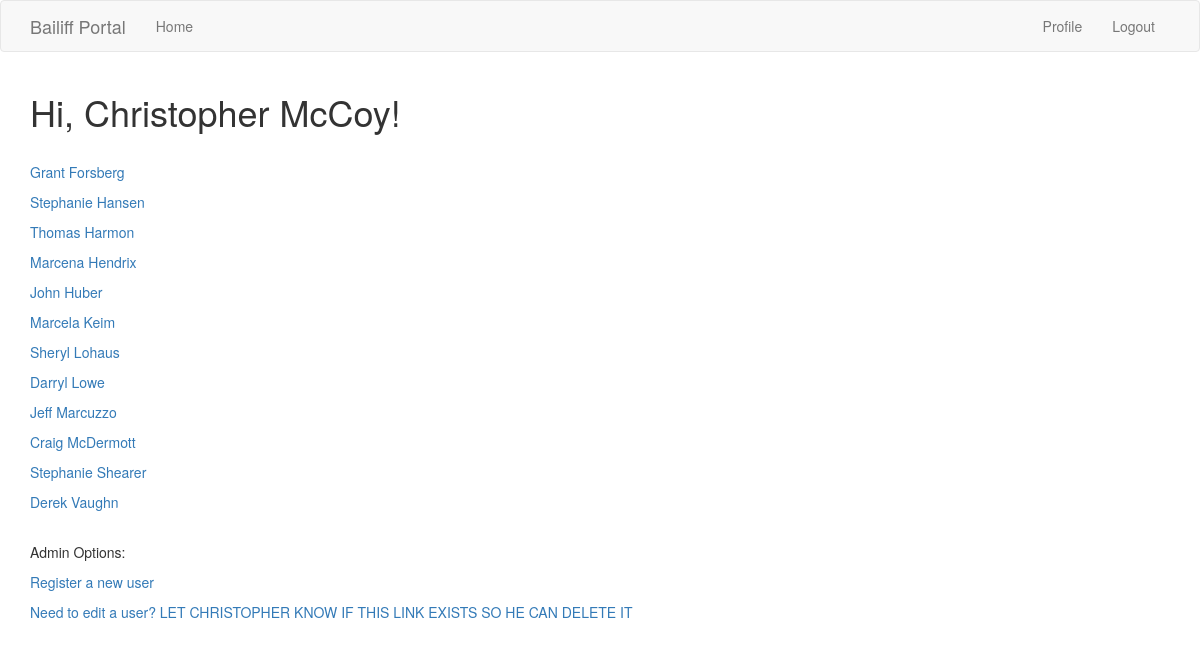
The app's page /index (signed in) with its own data.
### app/models.py (models this page shows, shortened)
class User(UserMixin, db.Model):
  id = db.Column(db.Integer, primary_key=True)
  username = db.Column(db.String(64), index=True, unique=True)
  displayname = db.Column(db.String(64), unique=True)
  password_hash = db.Column(db.String(128))
  about_me = db.Column(db.String(500))
  last_seen = db.Column(db.DateTime, default=datetime.utcnow)
  permissions = db.Column(db.Integer) # 0=user, 1=Manager, 2=Admin
  judge = db.Column(db.String(64))

class Judge(db.Model):
  id = db.Column(db.Integer, primary_key=True)
  name = db.Column(db.String(64))
  posts = db.relationship('Post', backref='judge', lazy='dynamic')

### app/main/routes.py (the view)
@bp.route('/', methods=['GET', 'POST'])
@bp.route('/index', methods=['GET', 'POST'])
@login_required  # protects index from not-logged-in users
def index():
  judges = Judge.query.all()
  return render_template("index.html", judges=judges)

### app/main/routes.py (called while the page is built)
@bp.before_request # decorator from Flask registers the function to be executed before the view function
def before_request():
  if current_user.is_authenticated:
    current_user.last_seen = datetime.utcnow()
    db.session.commit()

### app/models.py (called while the page is built)
@login.user_loader
def load_user(id):
  return User.query.get(int(id))

### app/templates/index.html
{% extends "base.html" %}
{% import 'bootstrap/wtf.html' as wtf %}
{% block app_content %}
  <h1>Hi, {{ current_user.displayname }}!</h1>
  <br>
  {% for judge in judges %}
    <p><a href="{{ url_for('main.judge', judgename=judge.name) }}">{{ judge.name }}</a></p>
  {% endfor %}
  <br>
  {% if current_user.permissions == 2 %}
    <p>Admin Options:</p>
    <p><a href="{{ url_for('auth.register') }}">Register a new user</a></p>
    <p><a href="{{ url_for('auth.edit_user') }}">Need to edit a user? LET CHRISTOPHER KNOW IF THIS LINK EXISTS SO HE CAN DELETE IT</a></p>
  {% endif %}
{% endblock %}

### app/templates/base.html (shortened to what this page needs)
{% extends 'bootstrap/base.html' %}
{% block navbar %}
  <nav class="navbar navbar-default">
    <div class="container">
      <div class="navbar-header">
        <a class="navbar-brand" href="{{ url_for('main.index') }}">Bailiff Portal</a>
      </div>
      <div class="collapse navbar-collapse" id="bs-example-navbar-collapse-1">
        <ul class="nav navbar-nav">
          <li><a href="{{ url_for('main.index') }}">Home</a></li>
        </ul>
        <ul class="nav navbar-nav navbar-right">
            {% if current_user.is_anonymous %}
            <li><a href="{{ url_for('auth.login') }}">Login</a></li>
            {% else %}
            <li><a href="{{ url_for('main.user', username=current_user.username) }}">Profile</a></li>
            <li><a href="{{ url_for('auth.logout') }}">Logout</a></li>
            {% endif %}
        </ul>
      </div>
    </div>
  </nav>
{% endblock %}
{% block content %}
  <div class="container">
    {% block app_content %}{% endblock %}
  </div>
{% endblock %}

### records on screen
User: displayname "Christopher McCoy"
Judge: name "Grant Forsberg"
Judge: name "Stephanie Hansen"
Judge: name "Thomas Harmon"
Judge: name "Marcena Hendrix"
Judge: name "John Huber"
Judge: name "Marcela Keim"
Judge: name "Sheryl Lohaus"
Judge: name "Darryl Lowe"
Judge: name "Jeff Marcuzzo"
Judge: name "Craig McDermott"
Judge: name "Stephanie Shearer"
Judge: name "Derek Vaughn"
